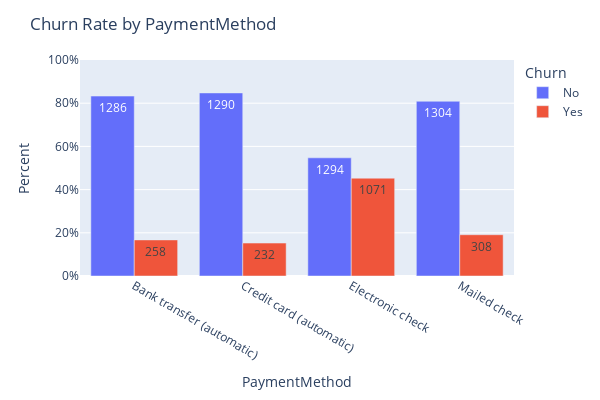
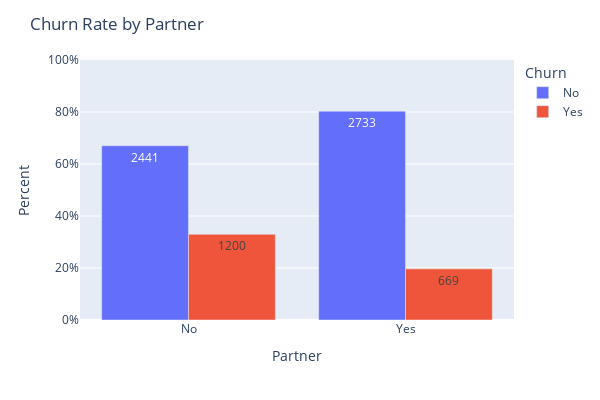
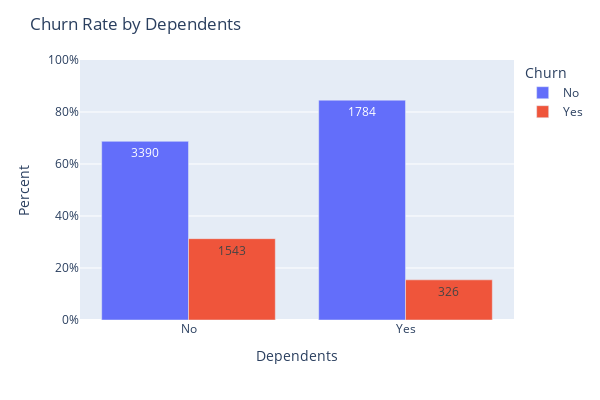
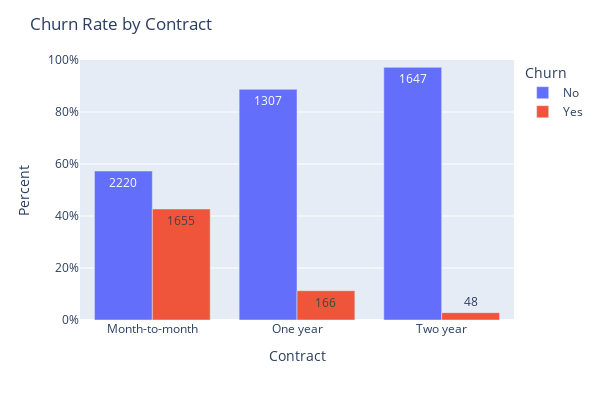

Notebook cell for these charts, in order:
### Code cell
def plot_churn_rate_by_category(category, df):
    # Group the data by the category and churn, and count the number of customers in each group
    grouped = df.groupby([category, 'Churn']).size().reset_index(name='count')

    # Calculate the churn rate for each category
    totals = grouped.groupby(category)['count'].transform('sum')
    grouped['churn_rate'] = grouped['count'] / totals

    # Create the stacked bar chart
    fig = px.bar(grouped, x=category, y='churn_rate', color='Churn', text='count',
                 barmode='group',
                 hover_data={'count': True, 'churn_rate': ':.2%'},
                 labels={'count': 'Count', 'churn_rate': 'Churn Rate'})

    # Set the chart title and axis labels
    fig.update_layout(
        title=f'Churn Rate by {category}',
        xaxis_title=category,
        yaxis_title='Percent',
        width=600,
        height=400
    )

    # Update the y-axis range and format
    fig.update_yaxes(range=[0, 1], tickformat='.0%')

    # Display the chart
    fig.show()


plot_churn_rate_by_category('PaymentMethod', df)
plot_churn_rate_by_category('Partner', df)
plot_churn_rate_by_category('Dependents', df)
plot_churn_rate_by_category('Contract', df)
plot_churn_rate_by_category('InternetService', df)
plot_churn_rate_by_category('SeniorCitizen', df)
plot_churn_rate_by_category('OnlineSecurity', df)
plot_churn_rate_by_category('StreamingMovies', df)
plot_churn_rate_by_category('StreamingTV', df)

### Figure 1 — Plotly figure (JSON) as saved in the notebook; plotly's stock layout.template omitted (floating-point values rounded to 4 significant figures)
{"data": [{"alignmentgroup": "True", "customdata": [[1286], [1290], [1294], [1304]], "hovertemplate": "Churn=No<br>PaymentMethod=%{x}<br>Churn Rate=%{y:.2%}<br>Count=%{customdata[0]}<extra></extra>", "legendgroup": "No", "marker": {"color": "#636efa", "pattern": {"shape": ""}}, "name": "No", "offsetgroup": "No", "orientation": "v", "showlegend": true, "text": [1286, 1290, 1294, 1304], "textposition": "auto", "type": "bar", "x": ["Bank transfer (automatic)", "Credit card (automatic)", "Electronic check", "Mailed check"], "xaxis": "x", "y": [0.8329, 0.8476, 0.5471, 0.8089], "yaxis": "y"}, {"alignmentgroup": "True", "customdata": [[258], [232], [1071], [308]], "hovertemplate": "Churn=Yes<br>PaymentMethod=%{x}<br>Churn Rate=%{y:.2%}<br>Count=%{customdata[0]}<extra></extra>", "legendgroup": "Yes", "marker": {"color": "#EF553B", "pattern": {"shape": ""}}, "name": "Yes", "offsetgroup": "Yes", "orientation": "v", "showlegend": true, "text": [258, 232, 1071, 308], "textposition": "auto", "type": "bar", "x": ["Bank transfer (automatic)", "Credit card (automatic)", "Electronic check", "Mailed check"], "xaxis": "x", "y": [0.1671, 0.1524, 0.4529, 0.1911], "yaxis": "y"}], "layout": {"barmode": "group", "height": 400, "legend": {"title": {"text": "Churn"}, "tracegroupgap": 0}, "margin": {"t": 60}, "title": {"text": "Churn Rate by PaymentMethod"}, "width": 600, "xaxis": {"anchor": "y", "domain": [0, 1], "title": {"text": "PaymentMethod"}}, "yaxis": {"anchor": "x", "domain": [0, 1], "range": [0, 1], "tickformat": ".0%", "title": {"text": "Percent"}}}}

### Figure 2 — Plotly figure (JSON) as saved in the notebook; plotly's stock layout.template omitted (floating-point values rounded to 4 significant figures)
{"data": [{"alignmentgroup": "True", "customdata": [[2441], [2733]], "hovertemplate": "Churn=No<br>Partner=%{x}<br>Churn Rate=%{y:.2%}<br>Count=%{customdata[0]}<extra></extra>", "legendgroup": "No", "marker": {"color": "#636efa", "pattern": {"shape": ""}}, "name": "No", "offsetgroup": "No", "orientation": "v", "showlegend": true, "text": [2441, 2733], "textposition": "auto", "type": "bar", "x": ["No", "Yes"], "xaxis": "x", "y": [0.6704, 0.8034], "yaxis": "y"}, {"alignmentgroup": "True", "customdata": [[1200], [669]], "hovertemplate": "Churn=Yes<br>Partner=%{x}<br>Churn Rate=%{y:.2%}<br>Count=%{customdata[0]}<extra></extra>", "legendgroup": "Yes", "marker": {"color": "#EF553B", "pattern": {"shape": ""}}, "name": "Yes", "offsetgroup": "Yes", "orientation": "v", "showlegend": true, "text": [1200, 669], "textposition": "auto", "type": "bar", "x": ["No", "Yes"], "xaxis": "x", "y": [0.3296, 0.1966], "yaxis": "y"}], "layout": {"barmode": "group", "height": 400, "legend": {"title": {"text": "Churn"}, "tracegroupgap": 0}, "margin": {"t": 60}, "title": {"text": "Churn Rate by Partner"}, "width": 600, "xaxis": {"anchor": "y", "domain": [0, 1], "title": {"text": "Partner"}}, "yaxis": {"anchor": "x", "domain": [0, 1], "range": [0, 1], "tickformat": ".0%", "title": {"text": "Percent"}}}}

### Figure 3 — Plotly figure (JSON) as saved in the notebook; plotly's stock layout.template omitted (floating-point values rounded to 4 significant figures)
{"data": [{"alignmentgroup": "True", "customdata": [[3390], [1784]], "hovertemplate": "Churn=No<br>Dependents=%{x}<br>Churn Rate=%{y:.2%}<br>Count=%{customdata[0]}<extra></extra>", "legendgroup": "No", "marker": {"color": "#636efa", "pattern": {"shape": ""}}, "name": "No", "offsetgroup": "No", "orientation": "v", "showlegend": true, "text": [3390, 1784], "textposition": "auto", "type": "bar", "x": ["No", "Yes"], "xaxis": "x", "y": [0.6872, 0.8455], "yaxis": "y"}, {"alignmentgroup": "True", "customdata": [[1543], [326]], "hovertemplate": "Churn=Yes<br>Dependents=%{x}<br>Churn Rate=%{y:.2%}<br>Count=%{customdata[0]}<extra></extra>", "legendgroup": "Yes", "marker": {"color": "#EF553B", "pattern": {"shape": ""}}, "name": "Yes", "offsetgroup": "Yes", "orientation": "v", "showlegend": true, "text": [1543, 326], "textposition": "auto", "type": "bar", "x": ["No", "Yes"], "xaxis": "x", "y": [0.3128, 0.1545], "yaxis": "y"}], "layout": {"barmode": "group", "height": 400, "legend": {"title": {"text": "Churn"}, "tracegroupgap": 0}, "margin": {"t": 60}, "title": {"text": "Churn Rate by Dependents"}, "width": 600, "xaxis": {"anchor": "y", "domain": [0, 1], "title": {"text": "Dependents"}}, "yaxis": {"anchor": "x", "domain": [0, 1], "range": [0, 1], "tickformat": ".0%", "title": {"text": "Percent"}}}}

### Figure 4 — Plotly figure (JSON) as saved in the notebook; plotly's stock layout.template omitted (floating-point values rounded to 4 significant figures)
{"data": [{"alignmentgroup": "True", "customdata": [[2220], [1307], [1647]], "hovertemplate": "Churn=No<br>Contract=%{x}<br>Churn Rate=%{y:.2%}<br>Count=%{customdata[0]}<extra></extra>", "legendgroup": "No", "marker": {"color": "#636efa", "pattern": {"shape": ""}}, "name": "No", "offsetgroup": "No", "orientation": "v", "showlegend": true, "text": [2220, 1307, 1647], "textposition": "auto", "type": "bar", "x": ["Month-to-month", "One year", "Two year"], "xaxis": "x", "y": [0.5729, 0.8873, 0.9717], "yaxis": "y"}, {"alignmentgroup": "True", "customdata": [[1655], [166], [48]], "hovertemplate": "Churn=Yes<br>Contract=%{x}<br>Churn Rate=%{y:.2%}<br>Count=%{customdata[0]}<extra></extra>", "legendgroup": "Yes", "marker": {"color": "#EF553B", "pattern": {"shape": ""}}, "name": "Yes", "offsetgroup": "Yes", "orientation": "v", "showlegend": true, "text": [1655, 166, 48], "textposition": "auto", "type": "bar", "x": ["Month-to-month", "One year", "Two year"], "xaxis": "x", "y": [0.4271, 0.1127, 0.02832], "yaxis": "y"}], "layout": {"barmode": "group", "height": 400, "legend": {"title": {"text": "Churn"}, "tracegroupgap": 0}, "margin": {"t": 60}, "title": {"text": "Churn Rate by Contract"}, "width": 600, "xaxis": {"anchor": "y", "domain": [0, 1], "title": {"text": "Contract"}}, "yaxis": {"anchor": "x", "domain": [0, 1], "range": [0, 1], "tickformat": ".0%", "title": {"text": "Percent"}}}}
